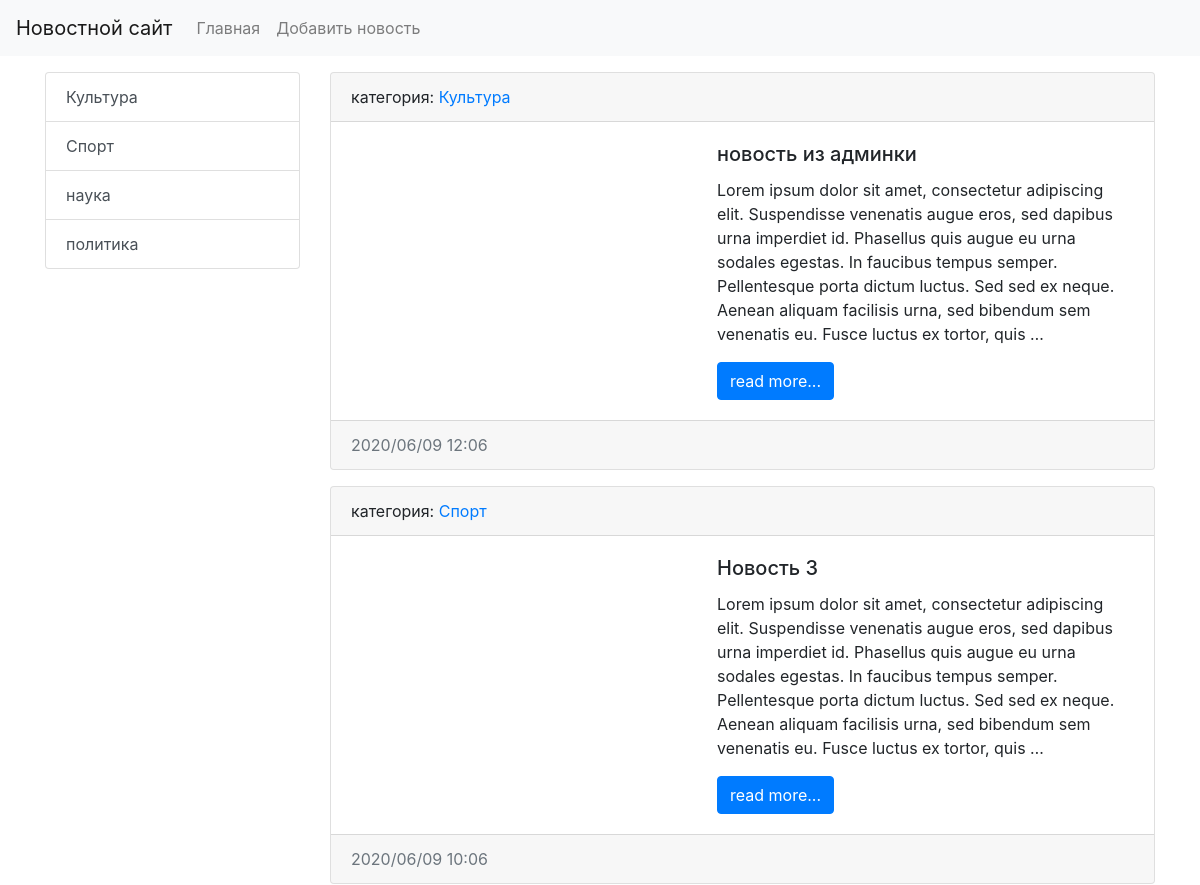
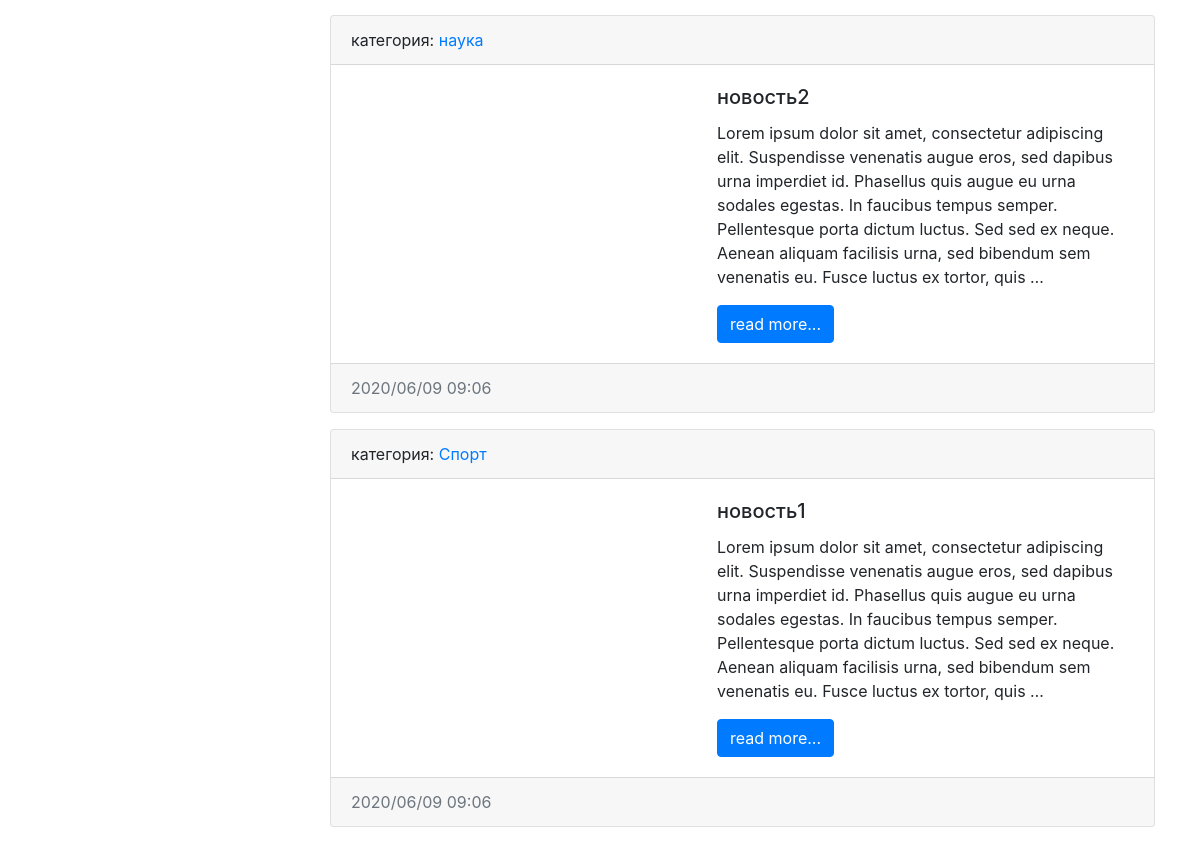
Before: / with the older database file (2 pictures, top to bottom).
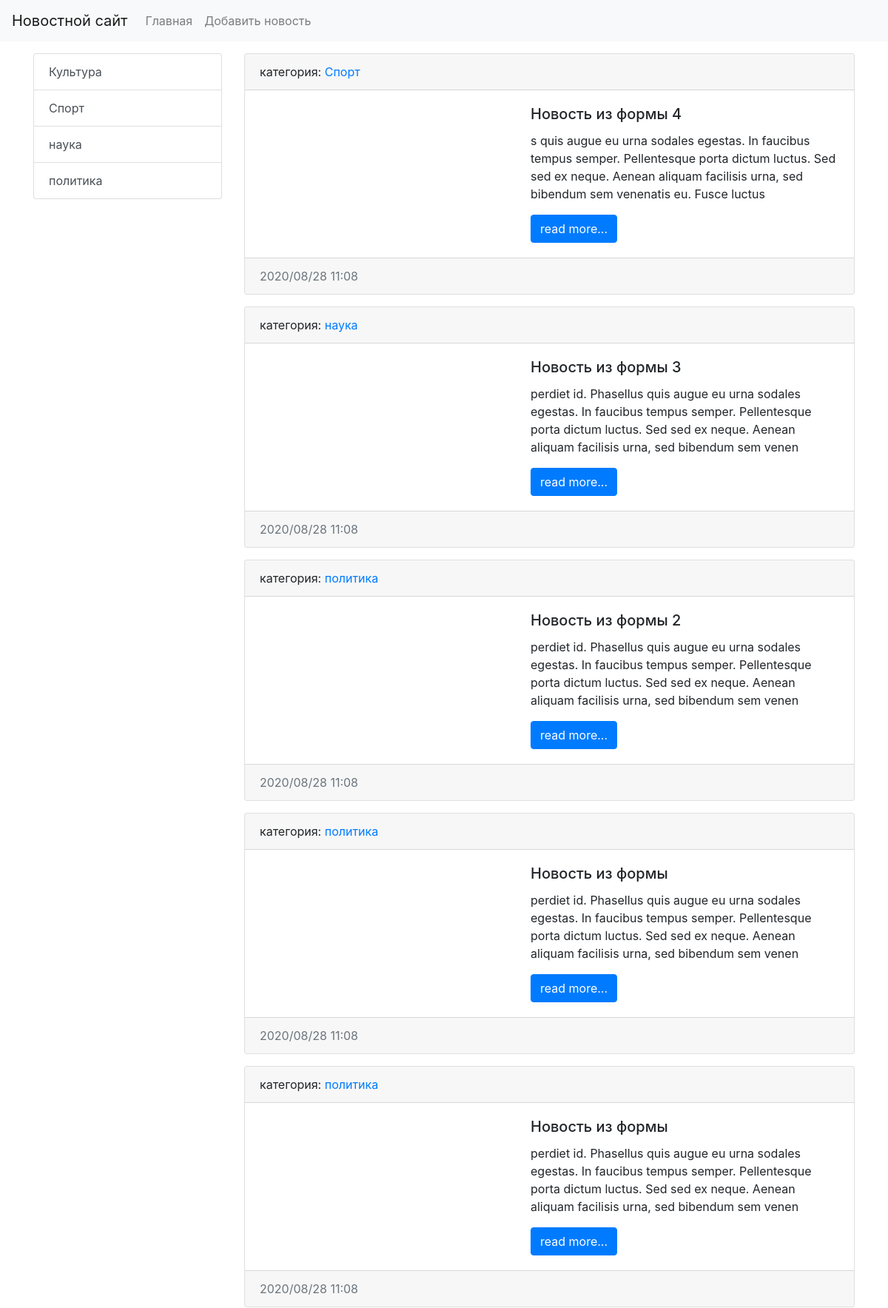
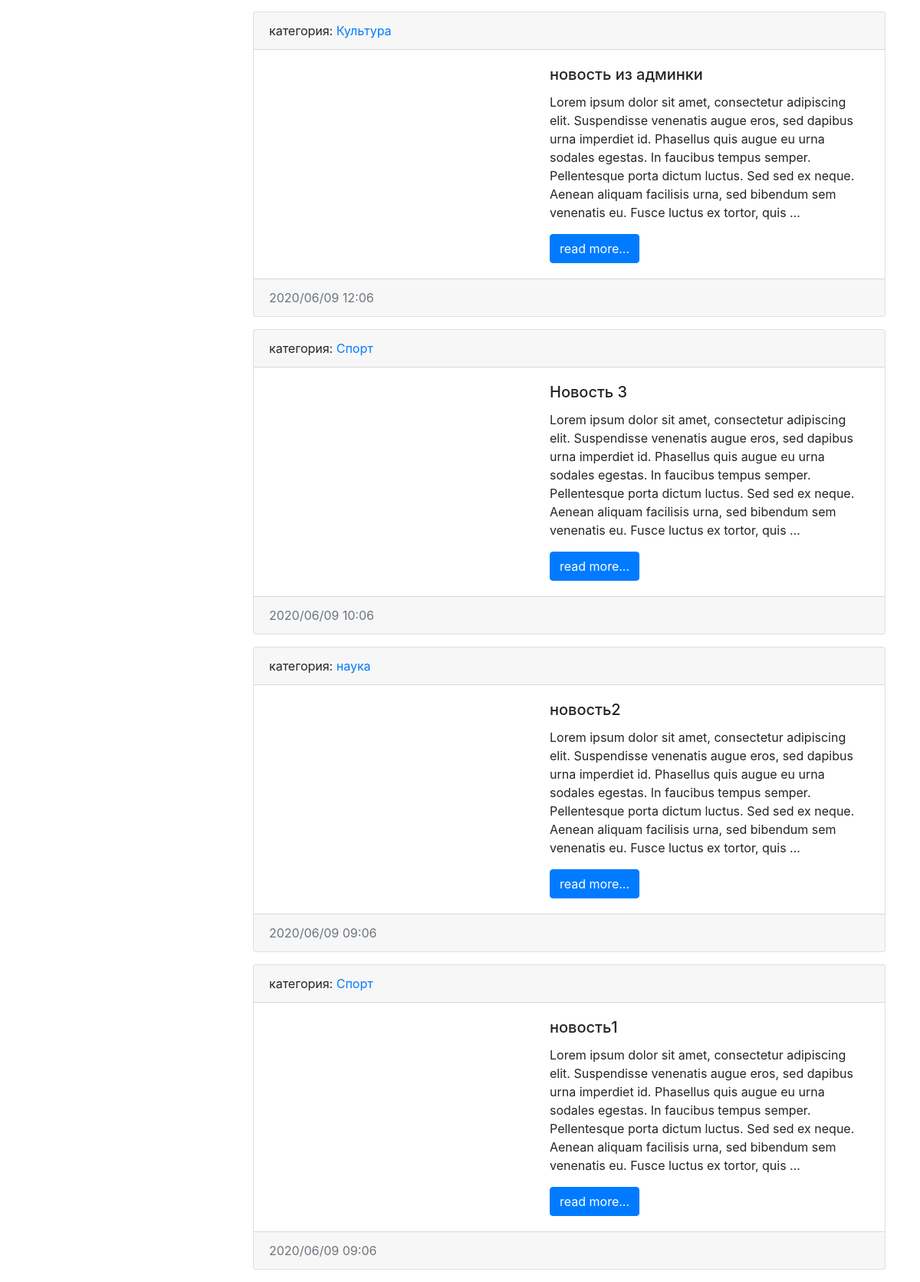
After: the same page with the newer database file (2 pictures, top to bottom).
### news/models.py (models this page shows, shortened)
class Category(models.Model):
    title = models.CharField(max_length=150, db_index=True, verbose_name='категории')
    def __str__(self):
        return self.title
    def get_absolute_url(self):
        return reverse('category', kwargs={"category_id": self.pk})
    class Meta:
        verbose_name = 'категория'
        verbose_name_plural = 'категории'
        ordering = ['title']

class News(models.Model):
    def get_absolute_url(self):
        return reverse('view_news', kwargs={"news_id": self.pk})
    title = models.CharField(max_length=150, verbose_name='Наименование')
    content = models.TextField(blank=True, verbose_name='контент')
    create_at = models.DateTimeField(auto_now_add=True)
    update_at = models.DateTimeField(auto_now=True)
    photo = models.ImageField(upload_to='photos/%Y/%m/%d/', verbose_name="Фото",blank=True)
    is_published = models.BooleanField(default=True)
    category = models.ForeignKey('Category', on_delete=models.PROTECT)
    class Meta:
        verbose_name = 'новость'
        verbose_name_plural = "новости"
        ordering = ['-create_at']

### news/views.py (the view)
# urls.py: path('', index, name="Home"),
def index(request):
    news = News.objects.order_by('-create_at')
    return render(request, 'news/index.html', {'news' : news,
                                               'title' : 'Список новостей',
                                               })

### news/templatetags/news_tags.py (called while the page is built)
@register.inclusion_tag('news/list_categories.html')
def show_categories():
    categories = Category.objects.all()
    return {"categories" : categories }

### news/templates/news/index.html (shortened to what this page needs)
{% extends 'base.html' %}
{% block sidebar %}
    {% include 'inc/_sidebar.html' %}
{% endblock %}
{% block content %}
        {%for item in news%}
            <div class="card mb-3">
                <div class="card-header">
                    категория: <a href="{{ item.category.get_absolute_url }}">{{ item.category }}</a>
                </div>
                <div class="card-body">
                    <div class="media">
                        <div class="media-body">
                            <h5 class="card-title">{{ item.title }}</h5>
                            <p class="card-text">{{ item.content | linebreaksbr | truncatewords:50}}</p>
                            <a href="{{ item.get_absolute_url }}" class="btn btn-primary">read more...</a>
                        </div>
                    </div>
                </div>
                <div class="card-footer text-muted">
                    {{ item.create_at| date:"Y/m/d H:m"}}
                </div>
            </div>
        {% endfor %}
{% endblock %}

### templates/base.html (shortened to what this page needs)
<!doctype html>
{% load static %}
<html lang="en">
<head>
    <link rel="stylesheet" href="{% static 'bootstrap/css/bootstrap.min.css' %}">
    <link rel="stylesheet" href="{% static 'css/style.css' %}">
</head>
<body>
{% include "inc/_nav.html" %}
<div class='container mt-3'>
    <div class="row">
        <div class="col-md-3">
            {% block sidebar %}SIDEBAR{% endblock %}
        </div>
        <div class="col-md-9">
            {% block content %}CONTENT{% endblock %}
        </div>
    </div>
</div>
</body>
</html>

### templates/inc/_nav.html (shortened to what this page needs)
<nav class="navbar navbar-expand-lg navbar-light bg-light">
    <a class="navbar-brand" href="{% url 'Home' %}">Новостной сайт</a>
    <div class="collapse navbar-collapse" id="navbarSupportedContent">
        <ul class="navbar-nav mr-auto">
            <li class="nav-item"><a class="nav-link" href="{% url 'Home' %}">Главная</a></li>
            <li class="nav-item"><a class="nav-link" href="{% url 'add_news' %}">Добавить новость</a></li>
        </ul>
    </div>
</nav>

### templates/inc/_sidebar.html
{% load news_tags %}
{% show_categories %}

### news/templates/news/list_categories.html
<div class="list-group">
    {% for item in categories %}
        <a href="{{ item.get_absolute_url }}" class="list-group-item list-group-item-action">{{ item.title }}</a>
    {% endfor %}
</div>

### web_django/static/css/style.css (style rules this page uses)
body { background-color: #ffffff; }

Changed rows visible on the page:
added News: category "Спорт", title "Новость из формы 4", content "s quis augue eu urna sodales egestas. In faucibus tempus semper. Pellentesque porta dictum luctus. Sed sed ex neque. Aenean aliquam facilisis urna, sed bibendum sem venenatis eu. Fusce luctus", create_at "2020/08/28 11:08"
added News: category "наука", title "Новость из формы 3", content "perdiet id. Phasellus quis augue eu urna sodales egestas. In faucibus tempus semper. Pellentesque porta dictum luctus. Sed sed ex neque. Aenean aliquam facilisis urna, sed bibendum sem venen", create_at "2020/08/28 11:08"
added News: category "политика", title "Новость из формы 2", content "perdiet id. Phasellus quis augue eu urna sodales egestas. In faucibus tempus semper. Pellentesque porta dictum luctus. Sed sed ex neque. Aenean aliquam facilisis urna, sed bibendum sem venen", create_at "2020/08/28 11:08"
added News: category "политика", title "Новость из формы", content "perdiet id. Phasellus quis augue eu urna sodales egestas. In faucibus tempus semper. Pellentesque porta dictum luctus. Sed sed ex neque. Aenean aliquam facilisis urna, sed bibendum sem venen", create_at "2020/08/28 11:08"
added News: category "политика", title "Новость из формы", content "perdiet id. Phasellus quis augue eu urna sodales egestas. In faucibus tempus semper. Pellentesque porta dictum luctus. Sed sed ex neque. Aenean aliquam facilisis urna, sed bibendum sem venen", create_at "2020/08/28 11:08"
